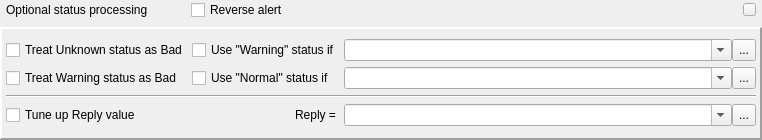
<?xml version="1.0" encoding="UTF-8"?>
<ui version="4.0">
 <class>OptionalProcessingWidget</class>
 <widget class="QWidget" name="OptionalProcessingWidget">
  <property name="geometry">
   <rect>
    <x>0</x>
    <y>0</y>
    <width>762</width>
    <height>140</height>
   </rect>
  </property>
  <property name="windowTitle">
   <string>Form</string>
  </property>
  <layout class="QVBoxLayout" name="loOptional">
   <property name="spacing">
    <number>7</number>
   </property>
   <property name="leftMargin">
    <number>0</number>
   </property>
   <property name="topMargin">
    <number>0</number>
   </property>
   <property name="rightMargin">
    <number>0</number>
   </property>
   <property name="bottomMargin">
    <number>0</number>
   </property>
   <item>
    <layout class="QHBoxLayout" name="horizontalLayout_16">
     <property name="leftMargin">
      <number>6</number>
     </property>
     <property name="rightMargin">
      <number>6</number>
     </property>
     <item>
      <widget class="QLabel" name="label_3">
       <property name="text">
        <string>Optional status processing</string>
       </property>
      </widget>
     </item>
     <item>
      <spacer name="horizontalSpacer_6">
       <property name="orientation">
        <enum>Qt::Horizontal</enum>
       </property>
       <property name="sizeType">
        <enum>QSizePolicy::Fixed</enum>
       </property>
       <property name="sizeHint" stdset="0">
        <size>
         <width>36</width>
         <height>18</height>
        </size>
       </property>
      </spacer>
     </item>
     <item>
      <widget class="QCheckBox" name="chkReverseAlert">
       <property name="autoFillBackground">
        <bool>true</bool>
       </property>
       <property name="text">
        <string>Reverse alert</string>
       </property>
      </widget>
     </item>
     <item>
      <spacer name="horizontalSpacer_5">
       <property name="orientation">
        <enum>Qt::Horizontal</enum>
       </property>
       <property name="sizeHint" stdset="0">
        <size>
         <width>40</width>
         <height>20</height>
        </size>
       </property>
      </spacer>
     </item>
     <item>
      <widget class="QPushButton" name="btnStatusProcessingHide">
       <property name="maximumSize">
        <size>
         <width>13</width>
         <height>13</height>
        </size>
       </property>
       <property name="text">
        <string notr="true"/>
       </property>
       <property name="icon">
        <iconset resource="../../qHostMonitor.qrc">
         <normaloff>:/img/minus.gif</normaloff>
         <normalon>:/img/plus.gif</normalon>:/img/minus.gif</iconset>
       </property>
       <property name="iconSize">
        <size>
         <width>13</width>
         <height>13</height>
        </size>
       </property>
       <property name="checkable">
        <bool>true</bool>
       </property>
      </widget>
     </item>
    </layout>
   </item>
   <item>
    <widget class="QFrame" name="frmOptional">
     <property name="frameShape">
      <enum>QFrame::Panel</enum>
     </property>
     <property name="frameShadow">
      <enum>QFrame::Raised</enum>
     </property>
     <property name="lineWidth">
      <number>2</number>
     </property>
     <layout class="QGridLayout" name="gridLayout_2">
      <property name="leftMargin">
       <number>4</number>
      </property>
      <property name="topMargin">
       <number>4</number>
      </property>
      <property name="rightMargin">
       <number>4</number>
      </property>
      <property name="bottomMargin">
       <number>4</number>
      </property>
      <property name="horizontalSpacing">
       <number>4</number>
      </property>
      <property name="verticalSpacing">
       <number>0</number>
      </property>
      <item row="0" column="0">
       <widget class="QCheckBox" name="chkUnknownIsBad">
        <property name="text">
         <string>Treat Unknown status as Bad</string>
        </property>
       </widget>
      </item>
      <item row="0" column="1">
       <widget class="QCheckBox" name="chkUseWarningIf">
        <property name="text">
         <string>Use &quot;Warning&quot; status if</string>
        </property>
       </widget>
      </item>
      <item row="0" column="2">
       <layout class="QHBoxLayout" name="horizontalLayout_17">
        <property name="spacing">
         <number>0</number>
        </property>
        <item>
         <widget class="QComboBox" name="cmbWarningCondition">
          <property name="sizePolicy">
           <sizepolicy hsizetype="Expanding" vsizetype="Fixed">
            <horstretch>0</horstretch>
            <verstretch>0</verstretch>
           </sizepolicy>
          </property>
          <property name="editable">
           <bool>true</bool>
          </property>
         </widget>
        </item>
        <item>
         <widget class="QToolButton" name="btnWarningCondition">
          <property name="maximumSize">
           <size>
            <width>24</width>
            <height>24</height>
           </size>
          </property>
          <property name="text">
           <string>...</string>
          </property>
          <property name="icon">
           <iconset resource="../../qHostMonitor.qrc">
            <normaloff>:/img/loupe.png</normaloff>:/img/loupe.png</iconset>
          </property>
         </widget>
        </item>
       </layout>
      </item>
      <item row="1" column="0">
       <widget class="QCheckBox" name="chkWarningIsBad">
        <property name="text">
         <string>Treat Warning status as Bad</string>
        </property>
       </widget>
      </item>
      <item row="1" column="1">
       <widget class="QCheckBox" name="chkUseNormalIf">
        <property name="text">
         <string>Use &quot;Normal&quot; status if</string>
        </property>
       </widget>
      </item>
      <item row="1" column="2">
       <layout class="QHBoxLayout" name="horizontalLayout_18">
        <property name="spacing">
         <number>0</number>
        </property>
        <item>
         <widget class="QComboBox" name="cmbNormalCondition">
          <property name="sizePolicy">
           <sizepolicy hsizetype="Expanding" vsizetype="Fixed">
            <horstretch>0</horstretch>
            <verstretch>0</verstretch>
           </sizepolicy>
          </property>
          <property name="editable">
           <bool>true</bool>
          </property>
         </widget>
        </item>
        <item>
         <widget class="QToolButton" name="btnNormalCondition">
          <property name="maximumSize">
           <size>
            <width>24</width>
            <height>24</height>
           </size>
          </property>
          <property name="text">
           <string>...</string>
          </property>
          <property name="icon">
           <iconset resource="../../qHostMonitor.qrc">
            <normaloff>:/img/loupe.png</normaloff>:/img/loupe.png</iconset>
          </property>
         </widget>
        </item>
       </layout>
      </item>
      <item row="2" column="0" colspan="3">
       <widget class="Line" name="Bevel34">
        <property name="orientation">
         <enum>Qt::Horizontal</enum>
        </property>
       </widget>
      </item>
      <item row="3" column="0">
       <widget class="QCheckBox" name="chkTuneUpReply">
        <property name="text">
         <string>Tune up Reply value</string>
        </property>
       </widget>
      </item>
      <item row="3" column="1" alignment="Qt::AlignRight">
       <widget class="QLabel" name="lblReplyEquals">
        <property name="text">
         <string>Reply = </string>
        </property>
       </widget>
      </item>
      <item row="3" column="2">
       <layout class="QHBoxLayout" name="horizontalLayout_19">
        <property name="spacing">
         <number>0</number>
        </property>
        <item>
         <widget class="QComboBox" name="cmbReply">
          <property name="sizePolicy">
           <sizepolicy hsizetype="Expanding" vsizetype="Fixed">
            <horstretch>0</horstretch>
            <verstretch>0</verstretch>
           </sizepolicy>
          </property>
          <property name="editable">
           <bool>true</bool>
          </property>
         </widget>
        </item>
        <item>
         <widget class="QToolButton" name="btnTuneUpReply">
          <property name="maximumSize">
           <size>
            <width>24</width>
            <height>24</height>
           </size>
          </property>
          <property name="text">
           <string>...</string>
          </property>
          <property name="icon">
           <iconset resource="../../qHostMonitor.qrc">
            <normaloff>:/img/loupe.png</normaloff>:/img/loupe.png</iconset>
          </property>
         </widget>
        </item>
       </layout>
      </item>
     </layout>
    </widget>
   </item>
  </layout>
 </widget>
 <resources>
  <include location="../../qHostMonitor.qrc"/>
 </resources>
 <connections/>
</ui>
